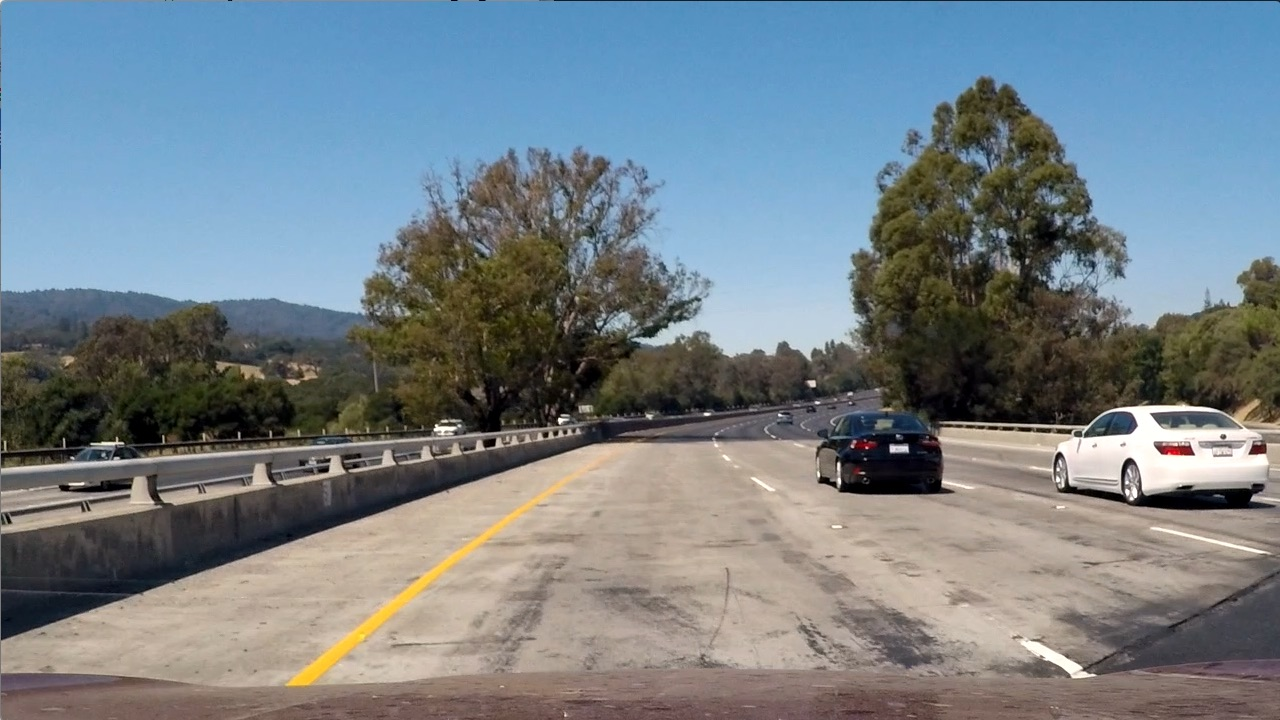
#> input picture test_images/test1.jpg, 1280 x 720 px
$ python perspective_transform.py   (older library calls are emulated)
#> lines starting #> are read from the running program, lines starting #| are printed output that depends on the picture; after the words box and inside, x2 and y2 are one past the last pixel; in counts of white or black regions, pixels touching at a corner belong together
#> (reads calibrate_camera.p from the repository)
#> further down, img is the input picture: shape (720, 1280, 3); mean R, G, B 117.5, 128.7, 135.5
### combined_thresh.py
import numpy as np
import cv2
import matplotlib.pyplot as plt
import matplotlib.image as mpimg
import pickle


def abs_sobel_thresh(img, orient='x', thresh_min=20, thresh_max=100):
	"""
	Takes an image, gradient orientation, and threshold min/max values
	"""
	# Convert to grayscale
	if img.shape.__len__() == 3:
		# Convert to grayscale转换为灰度
		gray = cv2.cvtColor(img, cv2.COLOR_RGB2GRAY)
	else:
		gray = img
	# Apply x or y gradient with the OpenCV Sobel() function
	# and take the absolute value
	if orient == 'x':
		abs_sobel = np.absolute(cv2.Sobel(gray, cv2.CV_64F, 1, 0))
	if orient == 'y':
		abs_sobel = np.absolute(cv2.Sobel(gray, cv2.CV_64F, 0, 1))
	# Rescale back to 8 bit integer
	scaled_sobel = np.uint8(255*abs_sobel/np.max(abs_sobel))
	# Create a copy and apply the threshold
	binary_output = np.zeros_like(scaled_sobel)
	# Here I'm using inclusive (>=, <=) thresholds, but exclusive is ok too
	binary_output[(scaled_sobel >= thresh_min) & (scaled_sobel <= thresh_max)] = 1

	# Return the result
	return binary_output

def mag_thresh(img, sobel_kernel=3, mag_thresh=(30, 100)):
	"""
	Return the magnitude of the gradient
	for a given sobel kernel size and threshold values
	"""
	# Convert to grayscale
	if img.shape.__len__() == 3:
		# Convert to grayscale转换为灰度
		gray = cv2.cvtColor(img, cv2.COLOR_RGB2GRAY)
	else:
		gray = img
	# Take both Sobel x and y gradients
	sobelx = cv2.Sobel(gray, cv2.CV_64F, 1, 0, ksize=sobel_kernel)
	sobely = cv2.Sobel(gray, cv2.CV_64F, 0, 1, ksize=sobel_kernel)
	# Calculate the gradient magnitude
	gradmag = np.sqrt(sobelx**2 + sobely**2)
	# Rescale to 8 bit
	scale_factor = np.max(gradmag)/255
	gradmag = (gradmag/scale_factor).astype(np.uint8)
	# Create a binary image of ones where threshold is met, zeros otherwise
	binary_output = np.zeros_like(gradmag)
	binary_output[(gradmag >= mag_thresh[0]) & (gradmag <= mag_thresh[1])] = 1

	# Return the binary image
	return binary_output


def dir_threshold(img, sobel_kernel=3, thresh=(0, np.pi/2)):
	"""
	Return the direction of the gradient
	for a given sobel kernel size and threshold values
	"""
	# Convert to grayscale
	if img.shape.__len__() == 3:
		# Convert to grayscale转换为灰度
		gray = cv2.cvtColor(img, cv2.COLOR_RGB2GRAY)
	else:
		gray = img
	# Calculate the x and y gradients
	sobelx = cv2.Sobel(gray, cv2.CV_64F, 1, 0, ksize=sobel_kernel)
	sobely = cv2.Sobel(gray, cv2.CV_64F, 0, 1, ksize=sobel_kernel)
	# Take the absolute value of the gradient direction,
	# apply a threshold, and create a binary image result
	absgraddir = np.arctan2(np.absolute(sobely), np.absolute(sobelx))
	binary_output =  np.zeros_like(absgraddir)
	binary_output[(absgraddir >= thresh[0]) & (absgraddir <= thresh[1])] = 1

	# Return the binary image
	return binary_output


# [9 lines left out: function hls_thresh, not called in this run]

# 在HSV空间下进行白色和黄色的筛选
def hls_thresh2(image):
    converted = cv2.cvtColor(image, cv2.COLOR_RGB2HLS)
    H, V, S = cv2.split(converted)
    # cv2.imshow('H', H)
    # cv2.imshow('S', S)
    # cv2.imshow('V', V)
    # white color mask
    lower = np.uint8([0, 200, 0])
    upper = np.uint8([50, 255, 255])
    white_mask = cv2.inRange(converted, lower, upper)
    # yellow color mask
    lower1 = np.uint8([10,  0, 90])
    upper1 = np.uint8([30, 255, 255])
    yellow_mask = cv2.inRange(converted, lower1, upper1)
    # combine the mask
    mask = cv2.bitwise_or(white_mask, yellow_mask)
    binary_output = np.zeros_like(white_mask)
    binary_output[mask>0] = 1
    # [30 lines of commented-out code are left out]
    return binary_output


def combined_thresh(img):
	blur = cv2.bilateralFilter(img, 9, 75, 75)
	img = cv2.GaussianBlur(blur, (5, 5), 0)
	converted = cv2.cvtColor(img, cv2.COLOR_RGB2HLS)
#> converted: shape (720, 1280, 3); mean of channels 0, 1, 2 59.3, 127.9, 71.4
	imgH, imgV, imgS = cv2.split(converted)
	abs_bin_V = abs_sobel_thresh(imgV, orient='x', thresh_min=50, thresh_max=255)
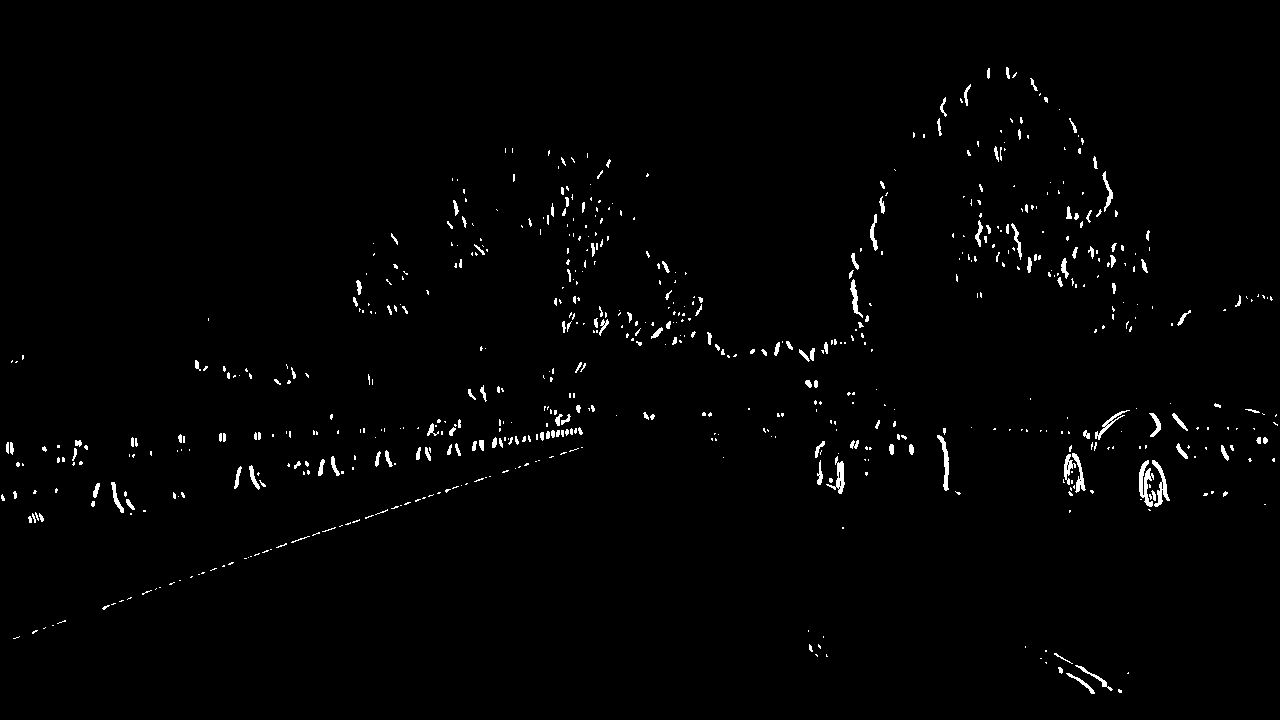
#> abs_bin_V: shape (720, 1280); values 0 (black) and 1 (white), 1.3% white; 664 white regions (497 under 20 px), largest, box (x1, y1, x2, y2) and area: (1139, 460, 1154, 507) 344, (1152, 460, 1170, 507) 272, (937, 435, 949, 491) 245
	abs_bin_S = abs_sobel_thresh(imgS, orient='x', thresh_min=20, thresh_max=255)
#> abs_bin_S: shape (720, 1280); values 0 (black) and 1 (white), 1.7% white; 750 white regions (599 under 20 px), largest, box (x1, y1, x2, y2) and area: (265, 493, 540, 701) 1685, (290, 504, 538, 700) 1606, (1034, 651, 1105, 693) 536
	mag_bin = mag_thresh(imgS, sobel_kernel=3, mag_thresh=(25, 255))
#> in mag_thresh, `sobelx = cv2.Sobel(gray, cv2.CV_64F, 1, 0, ksize=sobel_kernel)`:
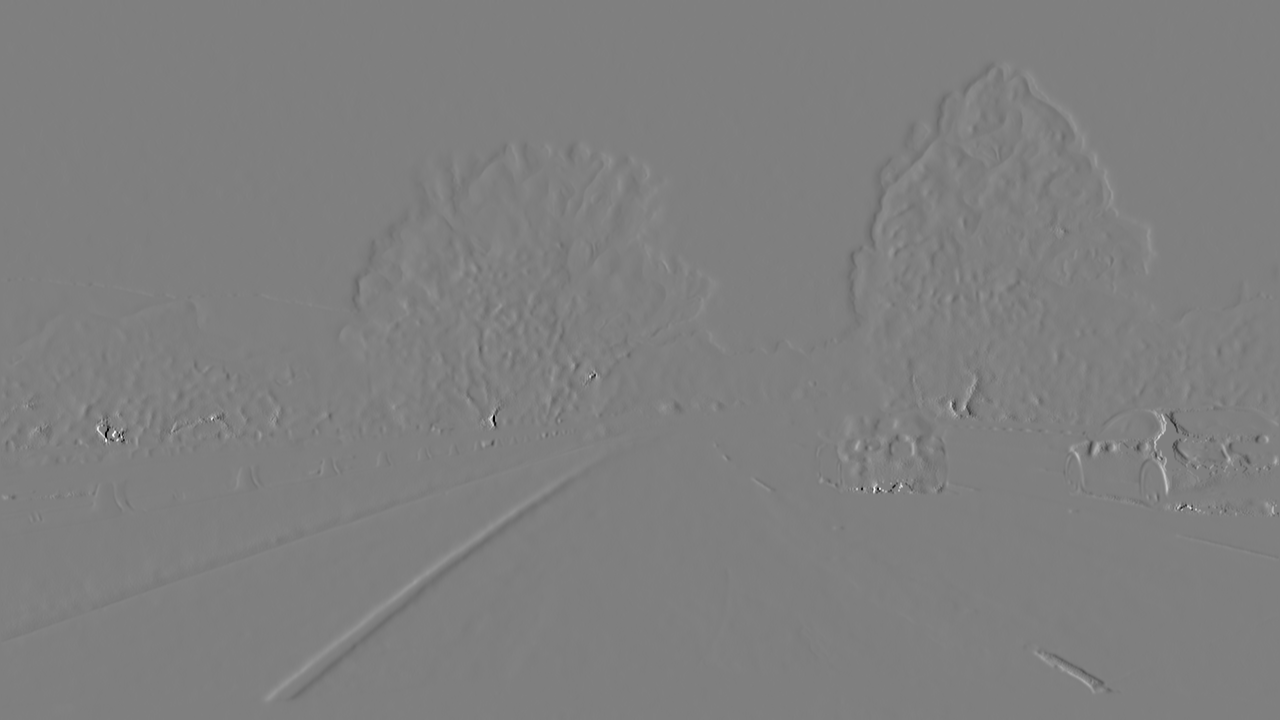
#> sobelx: shape (720, 1280) float64; min -1020, max 1020, mean 0; drawn with min black and max white
#> in mag_thresh, `scale_factor = np.max(gradmag)/255`: scale_factor = 4.47
#> mag_bin: shape (720, 1280); values 0 (black) and 1 (white), 2.6% white; 486 white regions (351 under 20 px), largest, box (x1, y1, x2, y2) and area: (1067, 405, 1280, 496) 5144, (266, 475, 575, 703) 4234, (1166, 497, 1280, 518) 1245
	dir_bin = dir_threshold(imgS, sobel_kernel=15, thresh=(0.7, 1.3))
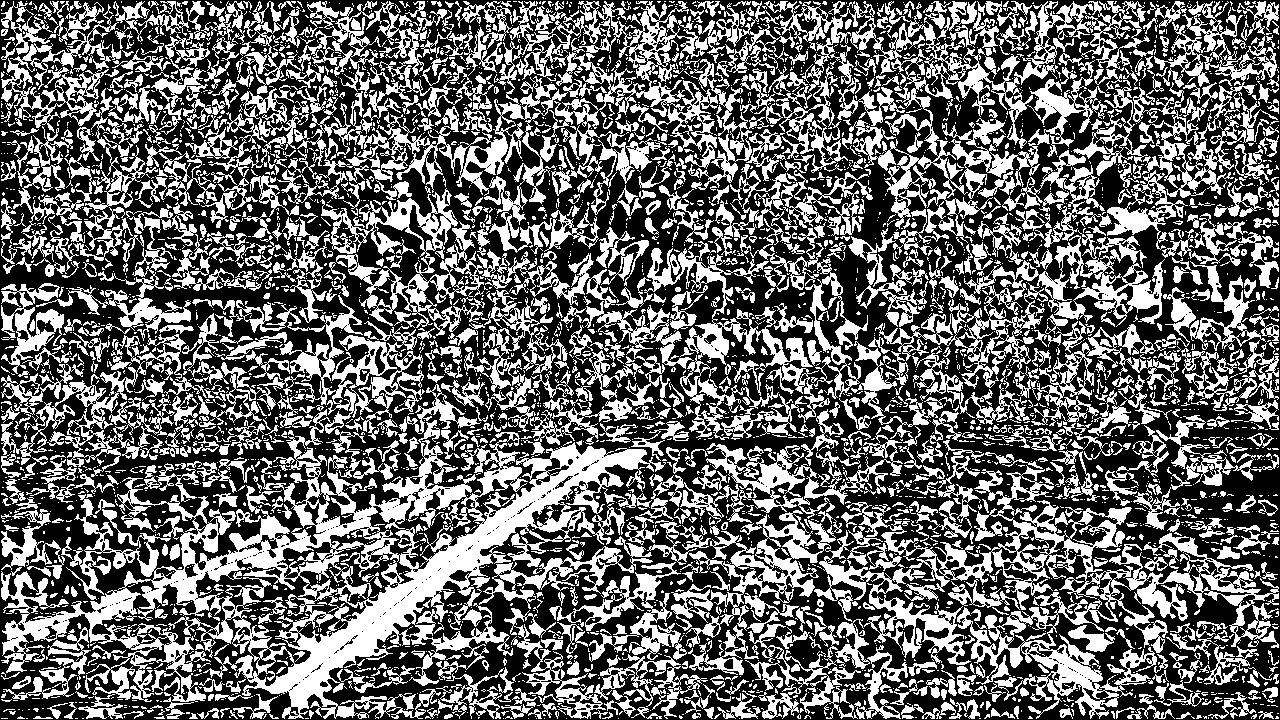
#> dir_bin: shape (720, 1280) float64; values 0 (black) and 1 (white), 40.6% white; 4031 white regions (2904 under 20 px), largest, box (x1, y1, x2, y2) and area: (1, 295, 666, 719) 58812, (686, 465, 1279, 719) 30200, (277, 1, 795, 225) 20704
	# hls_bin = hls_thresh(img, thresh=(90, 255))
	hls_bin = hls_thresh2(img)
#> in hls_thresh2, `white_mask = cv2.inRange(converted, lower, upper)`: white_mask: shape (720, 1280); 1.3% white; 26 white regions (17 under 20 px), largest, box (x1, y1, x2, y2) and area: (1043, 406, 1280, 496) 9901, (1033, 648, 1117, 694) 908, (1178, 535, 1280, 561) 400
#> in hls_thresh2, `yellow_mask = cv2.inRange(converted, lower1, upper1)`: yellow_mask: shape (720, 1280); 3.9% white; 150 white regions (84 under 20 px), largest, box (x1, y1, x2, y2) and area: (359, 240, 557, 425) 12769, (266, 446, 625, 702) 7572, (1094, 407, 1280, 493) 5269
#> in hls_thresh2, `mask = cv2.bitwise_or(white_mask, yellow_mask)`: mask: shape (720, 1280); 4.4% white; 160 white regions (92 under 20 px), largest, box (x1, y1, x2, y2) and area: (359, 240, 557, 425) 12769, (1043, 406, 1280, 496) 9901, (266, 446, 625, 702) 7572
#> `img, abs_bin, mag_bin, dir_bin, hls_bin = combined_thresh(img)`: img: shape (720, 1280); values 0 (black) and 1 (white), 6.2% white; 939 white regions (699 under 20 px), largest, box (x1, y1, x2, y2) and area: (359, 240, 557, 425) 12836, (1043, 403, 1280, 507) 11517, (266, 446, 625, 702) 7608
#> `img, abs_bin, mag_bin, dir_bin, hls_bin = combined_thresh(img)`: abs_bin: shape (720, 1280); values 0 (black) and 1 (white), 2.8% white; 1142 white regions (880 under 20 px), largest, box (x1, y1, x2, y2) and area: (265, 493, 540, 701) 1685, (290, 504, 538, 700) 1606, (1034, 651, 1113, 694) 715

	combined = np.zeros_like(abs_bin_V)
	combined_abs_bin = np.zeros_like(abs_bin_V)
	combined_abs_bin[(abs_bin_S == 1) | abs_bin_V == 1 ] = 1
	combined[(((abs_bin_S == 1) & mag_bin == 1) | abs_bin_V == 1) | hls_bin== 1] = 1

	# [22 lines of commented-out code are left out]
	return combined, combined_abs_bin, mag_bin, dir_bin, hls_bin  # DEBUG


# [35 lines that do not run on import are left out]

### perspective_transform.py
import numpy as np
import cv2
import matplotlib.pyplot as plt
import matplotlib.image as mpimg
import pickle
from combined_thresh import combined_thresh


def perspective_transform(img):
	"""
	Execute perspective transform
	"""
	img_size = (img.shape[1], img.shape[0])
#> img_size = (1280, 720)

	# src = np.float32(
	# 	[[260, 720],  #左下
	# 	[1300, 720],   #右下
	# 	[510, 504],   #左上
	# 	[815, 504]])   #右上
	#
	# dst = np.float32(
	# 	[[300, 720],
	# 	[980, 720],
	# 	[300, 300],
	# 	[980, 300]])

	src = np.float32(
		[[200, 720],
		[1100, 720],
		[595, 450],
		[685, 450]])
	dst = np.float32(
		[[300, 720],
		[980, 720],
		[300, 0],
		[980, 0]])

	m = cv2.getPerspectiveTransform(src, dst)
	m_inv = cv2.getPerspectiveTransform(dst, src)

	warped = cv2.warpPerspective(img, m, img_size, flags=cv2.INTER_LINEAR)
#> warped: shape (720, 1280); values 0 (black) and 1 (white), 9.8% white; 52 white regions (24 under 20 px), largest, box (x1, y1, x2, y2) and area: (297, 0, 520, 715) 78063, (1120, 105, 1204, 208) 3099, (1045, 383, 1098, 465) 2656
	unwarped = cv2.warpPerspective(warped, m_inv, (warped.shape[1], warped.shape[0]), flags=cv2.INTER_LINEAR)  # DEBUG
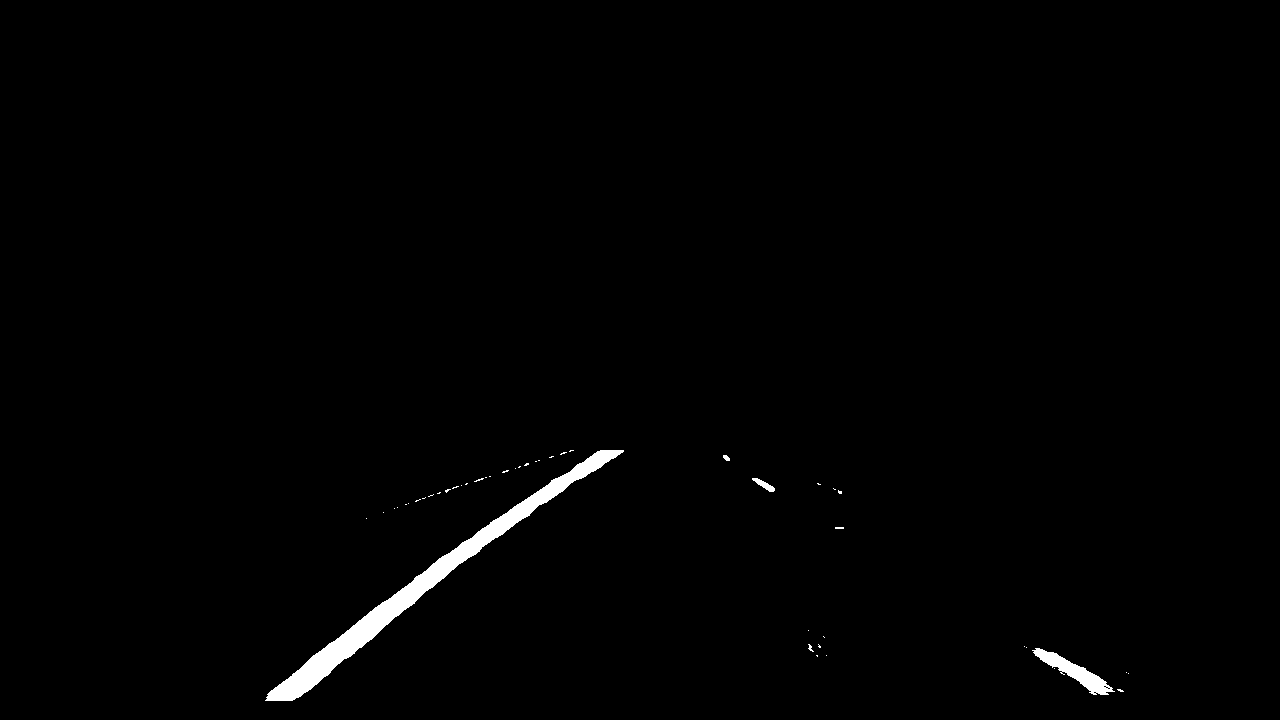
#> unwarped: shape (720, 1280); values 0 (black) and 1 (white), 0.98% white; 46 white regions (41 under 20 px), largest, box (x1, y1, x2, y2) and area: (265, 450, 624, 701) 7519, (1032, 648, 1115, 695) 1125, (752, 478, 775, 492) 128, (723, 455, 730, 461) 30, (808, 644, 814, 652) 21

	return warped, unwarped, m, m_inv


if __name__ == '__main__':
	img_file = 'test_images/test1.jpg'

	with open('calibrate_camera.p', 'rb') as f:
		save_dict = pickle.load(f)
	mtx = save_dict['mtx']
	dist = save_dict['dist']

	img = mpimg.imread(img_file)
	img = cv2.undistort(img, mtx, dist, None, mtx)

	img, abs_bin, mag_bin, dir_bin, hls_bin = combined_thresh(img)

	warped, unwarped, m, m_inv = perspective_transform(img)
#> m = [[-0.54, -1.5, 976.4], [0, -1.9, 857.1], [0, -0.00238, 1]]; m_inv = [[0.132, -0.799, 555.3], [0, -0.525, 450], [-2.16e-19, -0.00125, 1]]

	# [5 lines of commented-out code are left out]

	plt.subplot(2, 1, 1)
	plt.imshow(warped, cmap='gray', vmin=0, vmax=1)
	plt.title('warped')
	plt.subplot(2, 1, 2)
	plt.imshow(unwarped, cmap='gray', vmin=0, vmax=1)
	plt.title('unwarped')
	plt.show()
